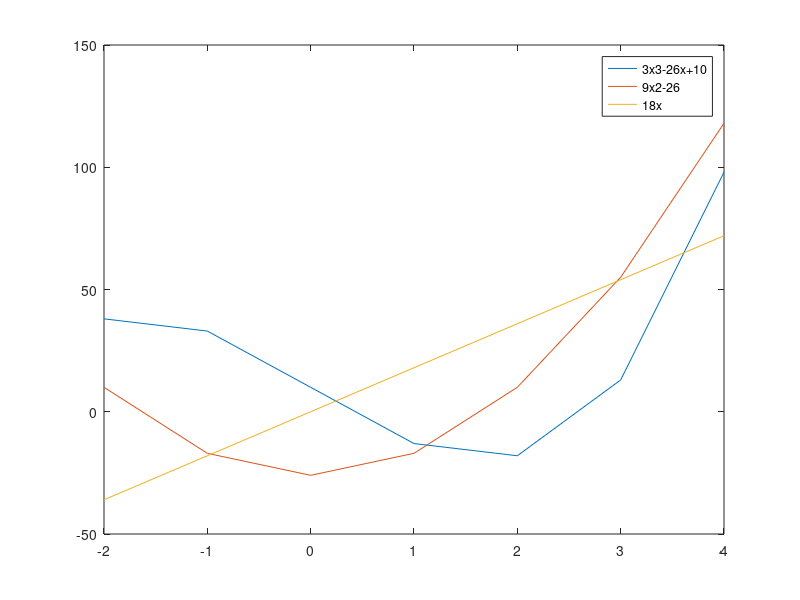

MATLAB code to generate this figure:
x = -2 : 4;
y = 3 .* x .* x .* x - 26 .* x + 10;
plot(x, y);

hold on;

z = 9 .* x .* x + -26;
plot(x, z);

a = 18 .*x;
plot(x, a);

legend('3x3-26x+10', '9x2-26', '18x');
